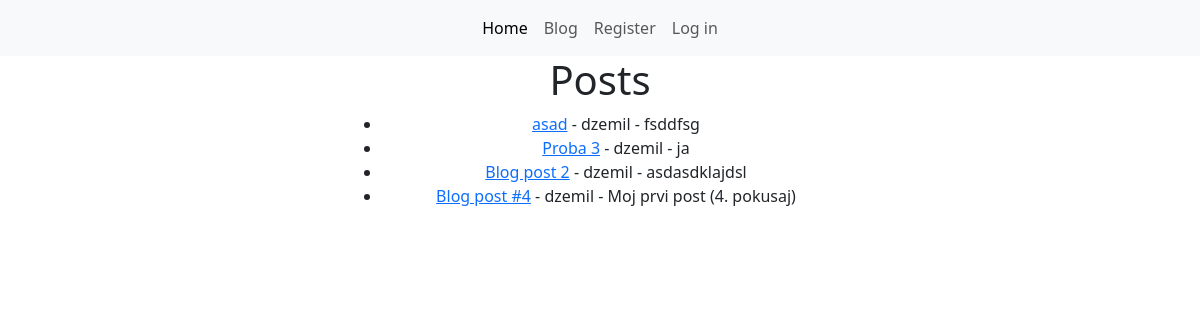
Page /blog/ on the earlier database version.
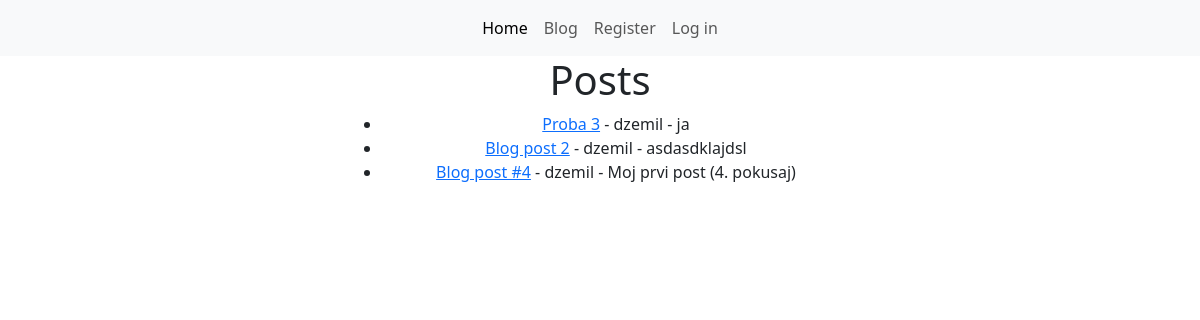
Same page on the later database version.
### blog/models.py (models this page shows, shortened)
class Post(models.Model):
    title = models.CharField(max_length=200, unique=True)
    slug = models.SlugField(max_length=200, unique=True)
    author = models.ForeignKey(User, on_delete=models.CASCADE, related_name='blog_posts')
    content = models.TextField()
    created_on = models.DateTimeField(auto_now_add=True)
    status = models.IntegerField(choices=STATUS, default=0)
    class Meta:
        ordering = ['-created_on']

### blog/views.py (the view)
# urls.py: path('', views.PostList.as_view(), name='blog'),
class PostList(generic.ListView):
    queryset = Post.objects.filter(status=1).order_by('-created_on')
    template_name = 'blog/index.html'

### blog/templates/blog/index.html (shortened to what this page needs)
{% extends "blog/base.html" %}
{% block content %}
<h1>Posts</h1>
<div class="content">
    <ul>
        {% for post in post_list %}
        <li><a href="{% url 'post_detail' post.slug %}">{{ post.title }}</a> - {{ post.author }} -
            {{ post.content }}</li>
        {% endfor %}
    </ul>
</div>
{%endblock%}

Differences in the rows shown:
removed Post: title "asad", author "dzemil", content "fsddfsg"
